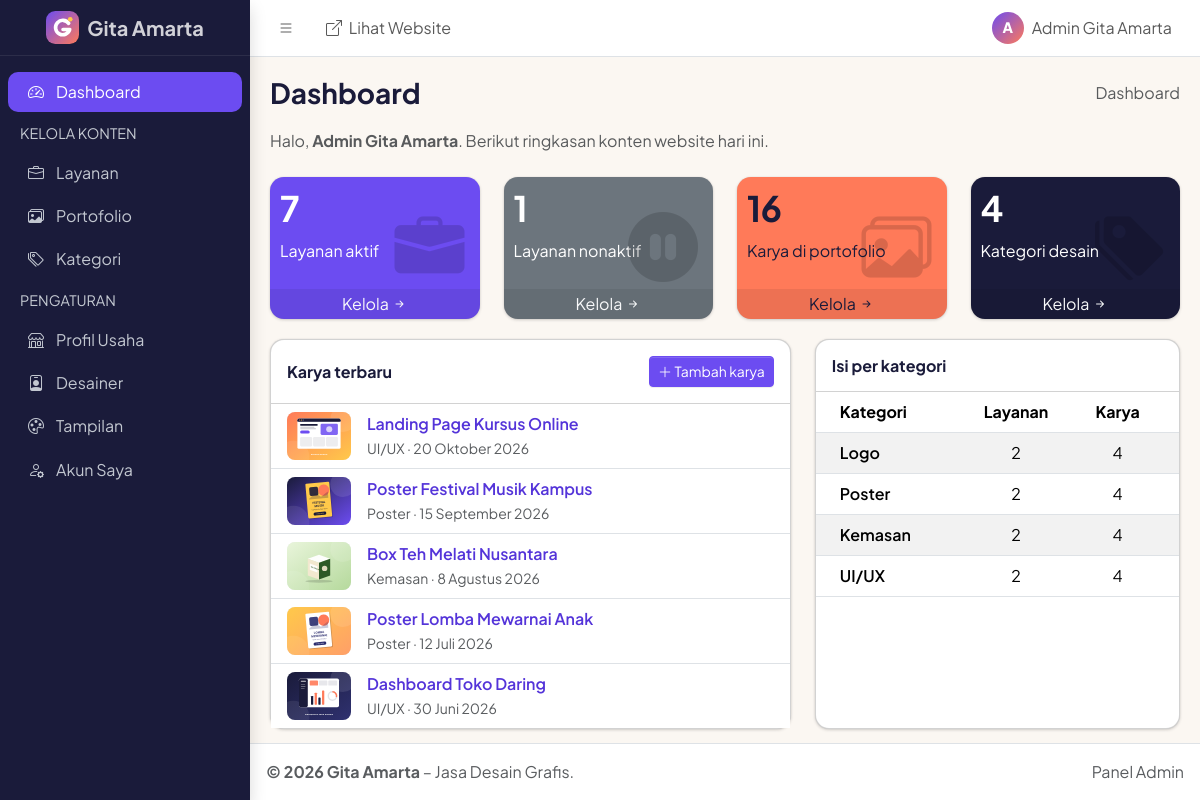
The page /admin/index.php (signed in) on the database its author committed.
### tables this page shows
CREATE TABLE profil_usaha (
  id_profil   INT UNSIGNED NOT NULL AUTO_INCREMENT,
  nama_usaha  VARCHAR(100) NOT NULL,
  deskripsi   TEXT         NULL,
  no_whatsapp VARCHAR(20)  NOT NULL COMMENT 'Format internasional tanpa +, contoh 6281234567890',
  email       VARCHAR(100) NULL,
  instagram   VARCHAR(100) NULL COMMENT 'Username tanpa @',
  alamat      TEXT         NULL,
  PRIMARY KEY (id_profil)
);

CREATE TABLE portofolio (
  id_portofolio INT UNSIGNED NOT NULL AUTO_INCREMENT,
  id_kategori   INT UNSIGNED NOT NULL,
  judul         VARCHAR(100) NOT NULL,
  deskripsi     TEXT         NULL,
  gambar        VARCHAR(255) NULL,
  tanggal       DATE         NOT NULL,
  PRIMARY KEY (id_portofolio),
  KEY idx_portofolio_kategori (id_kategori),
  CONSTRAINT fk_portofolio_kategori
    FOREIGN KEY (id_kategori) REFERENCES kategori (id_kategori)
    ON UPDATE CASCADE ON DELETE RESTRICT
);

CREATE TABLE kategori (
  id_kategori   INT UNSIGNED NOT NULL AUTO_INCREMENT,
  nama_kategori VARCHAR(50)  NOT NULL,
  deskripsi     TEXT         NULL,
  PRIMARY KEY (id_kategori)
);

### admin/index.php (the view, shortened to what the rows shown need)
<?php
require_once __DIR__ . '/includes/auth.php';
$admin = wajibLogin();
$daftarKategori  = getKategoriDenganJumlah();
$karyaTerbaru    = array_slice(getSemuaPortofolio(), 0, 5);
$judulHalaman = 'Dashboard';
require __DIR__ . '/includes/atas.php';
?>
<p class="text-body-secondary mb-4">Halo, <strong><?= e($admin['nama']) ?></strong>. Berikut ringkasan konten website hari ini.</p>
<div class="row g-4">
    <div class="col-lg-7">
        <div class="card h-100">
            <div class="card-header d-flex align-items-center">
                <h2 class="card-title fs-6 fw-bold mb-0">Karya terbaru</h2>
            </div>
            <div class="card-body p-0">
                <?php if ($karyaTerbaru): ?>
                    <ul class="list-group list-group-flush">
                        <?php foreach ($karyaTerbaru as $karya): ?>
                            <li class="list-group-item d-flex align-items-center gap-3">
                                <img src="<?= e(urlGambarAdmin($karya['gambar'])) ?>" alt="" class="thumb gambar-utuh" width="64" height="48" loading="lazy">
                                <div class="flex-grow-1 min-w-0">
                                    <a href="portofolio-form.php?id=<?= e($karya['id_portofolio']) ?>" class="fw-semibold text-decoration-none d-block text-truncate">
                                        <?= e($karya['judul']) ?>
                                    </a>
                                    <small class="text-body-secondary"><?= e($karya['nama_kategori']) ?> · <?= e(formatTanggal($karya['tanggal'])) ?></small>
                                </div>
                            </li>
                        <?php endforeach; ?>
                    </ul>
                <?php else: ?>
                    <p class="text-body-secondary text-center py-4 mb-0">Belum ada karya.</p>
                <?php endif; ?>
            </div>
        </div>
    </div>
    <div class="col-lg-5">
        <div class="card h-100">
            <div class="card-header">
                <h2 class="card-title fs-6 fw-bold mb-0">Isi per kategori</h2>
            </div>
            <div class="card-body p-0">
                <div class="table-responsive">
                    <table class="table table-striped align-middle mb-0">
                        <thead>
                            <tr>
                                <th scope="col">Kategori</th>
                                <th scope="col" class="text-center">Layanan</th>
                                <th scope="col" class="text-center">Karya</th>
                            </tr>
                        </thead>
                        <tbody>
                            <?php foreach ($daftarKategori as $kategori): ?>
                                <tr>
                                    <td class="fw-semibold"><?= e($kategori['nama_kategori']) ?></td>
                                    <td class="text-center"><?= e($kategori['jumlah_layanan']) ?></td>
                                    <td class="text-center"><?= e($kategori['jumlah_portofolio']) ?></td>
                                </tr>
                            <?php endforeach; ?>
                        </tbody>
                    </table>
                </div>
            </div>
        </div>
    </div>
</div>
<?php require __DIR__ . '/includes/bawah.php'; ?>

### admin/includes/atas.php (shortened to what the rows shown need)
<?php
$profilUsaha = getProfilUsaha();
?>
<!doctype html>
<html lang="id" data-bs-theme="light" data-lte-color-mode="off">
<head>
    <link rel="icon" href="<?= e('../' . urlLogo()) ?>">
    <link rel="stylesheet" href="https://cdn.jsdelivr.net/npm/bootstrap-icons@1.13.1/font/bootstrap-icons.min.css">
    <link rel="stylesheet" href="<?= e(urlAset('assets/adminlte/adminlte.min.css', __DIR__ . '/..')) ?>">
    <link rel="stylesheet" href="<?= e(urlAset('assets/admin.css', __DIR__ . '/..')) ?>">
</head>
<body class="layout-fixed sidebar-expand-lg bg-body-tertiary">
<div class="app-wrapper">
    <nav class="app-header navbar navbar-expand bg-body">
        <div class="container-fluid">
            <ul class="navbar-nav ms-auto">
                <li class="nav-item dropdown user-menu">
                    <a href="#" class="nav-link dropdown-toggle d-flex align-items-center gap-2" data-bs-toggle="dropdown" aria-expanded="false">
                        <span class="avatar-inisial" aria-hidden="true"><?= e(mb_strtoupper(mb_substr($admin['nama'], 0, 1))) ?></span>
                        <span class="d-none d-md-inline"><?= e($admin['nama']) ?></span>
                    </a>
                </li>
            </ul>
        </div>
    </nav>
    <aside class="app-sidebar shadow" data-bs-theme="dark">
        <div class="sidebar-brand">
            <a href="index.php" class="brand-link">
                <img src="<?= e('../' . urlLogo()) ?>" alt="" class="brand-image" width="33" height="33">
                <span class="brand-text fw-bold"><?= e($profilUsaha['nama_usaha']) ?></span>
            </a>
        </div>
    </aside>
    <main class="app-main" id="konten">
        <div class="app-content-header">
            <div class="container-fluid">
                <div class="row align-items-center g-2">
                    <div class="col-sm-6">
                        <h1 class="mb-0 fs-3 fw-bold"><?= e($judulHalaman) ?></h1>
                    </div>
                </div>
            </div>
        </div>
        <div class="app-content">
            <div class="container-fluid">

### admin/includes/bawah.php (shortened to what the rows shown need)
            </div>
        </div>
    </main>
    <footer class="app-footer">
        <div class="float-end d-none d-sm-inline">Panel Admin</div>
        <strong>&copy; <?= date('Y') ?> <?= e($profilUsaha['nama_usaha']) ?></strong> – Jasa Desain Grafis.
    </footer>
</div>
</body>
</html>

### rows shown on the page
profil_usaha: nama_usaha "Gita Amarta"
portofolio: gambar (picture), judul "Landing Page Kursus Online", id_kategori.nama_kategori "UI/UX", tanggal "20 Oktober 2026"
portofolio: gambar (picture), judul "Poster Festival Musik Kampus", id_kategori.nama_kategori "Poster", tanggal "15 September 2026"
portofolio: gambar (picture), judul "Box Teh Melati Nusantara", id_kategori.nama_kategori "Kemasan", tanggal "8 Agustus 2026"
portofolio: gambar (picture), judul "Poster Lomba Mewarnai Anak", id_kategori.nama_kategori "Poster", tanggal "12 Juli 2026"
portofolio: gambar (picture), judul "Dashboard Toko Daring", id_kategori.nama_kategori "UI/UX", tanggal "30 Juni 2026"
kategori: nama_kategori "Logo", jumlah_layanan "2", jumlah_portofolio "4"
kategori: nama_kategori "Poster", jumlah_layanan "2", jumlah_portofolio "4"
kategori: nama_kategori "Kemasan", jumlah_layanan "2", jumlah_portofolio "4"
kategori: nama_kategori "UI/UX", jumlah_layanan "2", jumlah_portofolio "4"

### other values the page prints
mb_strtoupper(mb_substr($admin['nama'], 0, 1)) "A"
$admin['nama'] "Admin Gita Amarta"
$item['label'] "Dashboard"
mb_strtoupper($item['judul']) "KELOLA KONTEN"
$item['label'] "Layanan"
$item['label'] "Portofolio"
$item['label'] "Kategori"
mb_strtoupper($item['judul']) "PENGATURAN"
$item['label'] "Profil Usaha"
$item['label'] "Desainer"
$item['label'] "Tampilan"
$item['label'] "Akun Saya"
$judulHalaman "Dashboard"
$langkah['label'] "Dashboard"
$kotak['angka'] "7"
